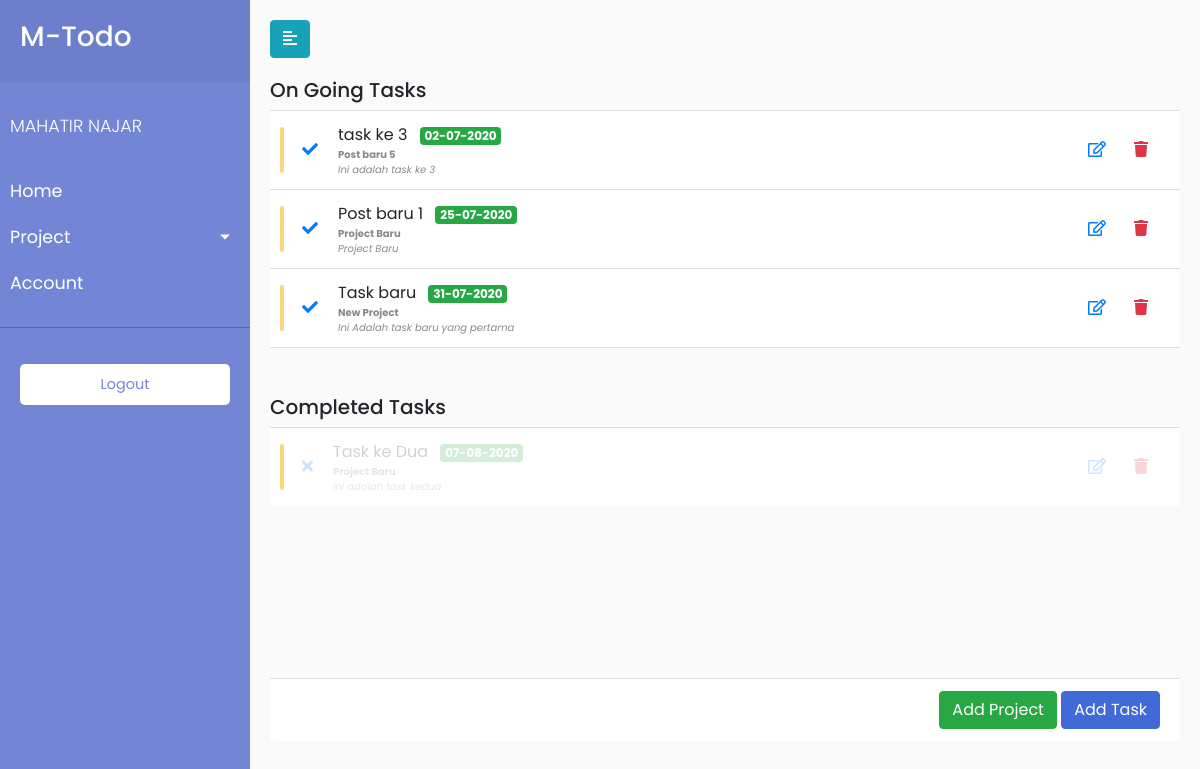
Page / (signed in) on the earlier database version.
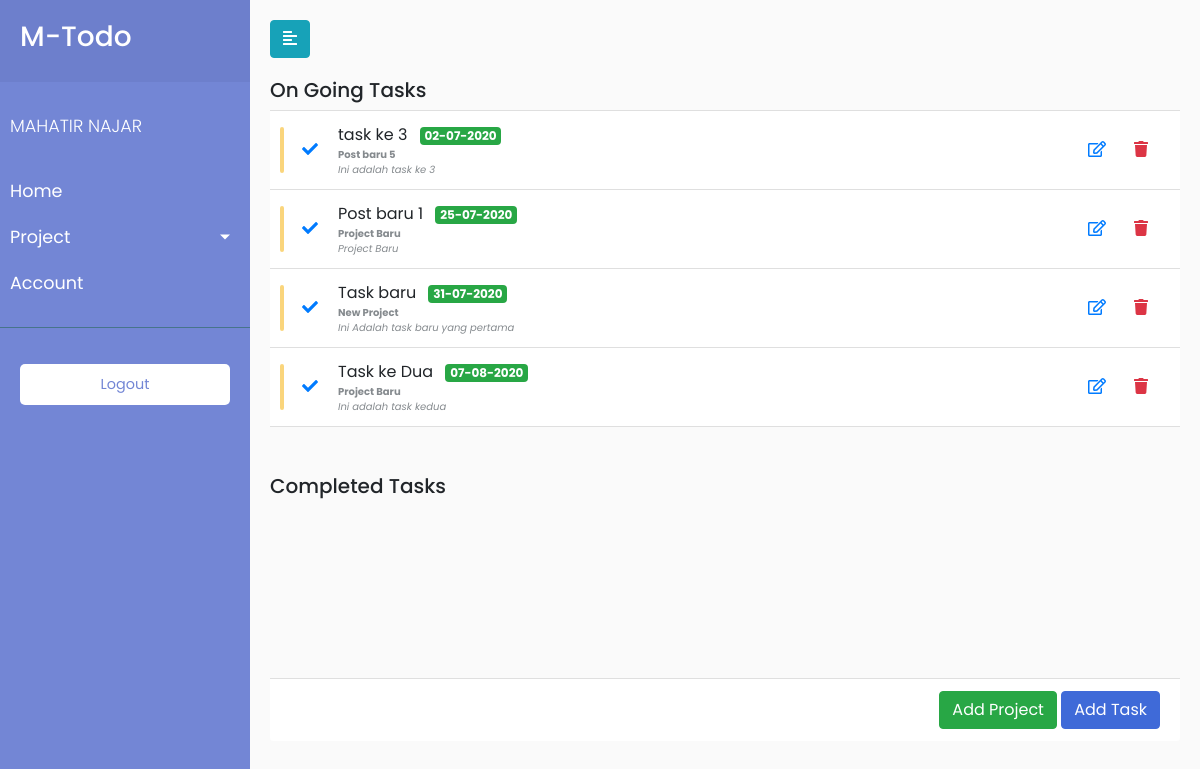
Same page on the later database version.
### todaApp/models.py (models this page shows, shortened)
class Task(db.Model):
    __tablename__ = 'tasks'
    id = db.Column(db.Integer, primary_key=True)
    title = db.Column(db.String(200), nullable=False)
    description = db.Column(db.String(300))
    due_date = db.Column(db.DateTime, nullable=False, default=datetime.utcnow)
    completed = db.Column(db.Boolean, default=False)
    project = db.Column(db.Integer, db.ForeignKey('projects.id'))

class Project(db.Model):
    __tablename__ = 'projects'
    id = db.Column(db.Integer, primary_key=True)
    title = db.Column(db.String(200), nullable=False)
    description = db.Column(db.String(300))
    due_date = db.Column(db.DateTime, nullable=False, default=datetime.utcnow)
    completed = db.Column(db.Boolean, default=False)
    task = db.relationship('Task', backref='task', lazy=True)

### todaApp/routes.py (the view)
@app.route("/")
@login_required
def home():
    tasks= Task.query.filter_by(completed=False).order_by(Task.due_date).all()
    tasks_complete = Task.query.filter_by(completed=True).order_by(Task.due_date).all()
    projects = Project.query.all()
    return render_template('home.html', tasks=tasks, projects=projects, tasks_complete=tasks_complete)

### todaApp/models.py (called while the page is built)
@login_manager.user_loader
def load_user(user_id):
    return User.query.get(int(user_id))

### todaApp/templates/home.html (shortened to what the changed rows need)
{% extends 'layout.html'%}
{% block content %}
<div class="wrapper">
    <div id="content">
        <div class="task-content">
            <div class="scroll-area-sm">
                <perfect-scrollbar class="ps-show-limits">
                    <div style="position: static;" class="ps ps--active-y">
                        <div class="ps-content">
                            <ul class=" list-group list-group-flush">
                                {% for task in tasks %}
                                <li class="list-group-item">
                                    <div class="todo-indicator bg-warning"></div>
                                    <div class="widget-content p-0">
                                        <div class="widget-content-wrapper">
                                            <div class="widget-content-left mr-2">
                                                <button class="border-0 btn-transition btn btn-outline-primary">
                                                    <a href="{{ url_for('complete_task', todo_id=task.id) }}">
                                                        <i class="fa fa-check"></i>
                                                    </a>
                                                </button>
                                            </div>
                                            <div class="widget-content-left">
                                                <div class="widget-heading">{{task.title}} <div
                                                        class="badge badge-success ml-2">
                                                        {{task.due_date.strftime('%d-%m-%Y')}}</div>
                                                </div>
                                                <div class="widget-subheading">
                                                    <a href="{{url_for('update_project', project_id=task.project)}}"><strong>{{ task.task.title}}</strong></a> <br>
                                                    <i>{{task.description}}</i>
                                                </div>
                                            </div>
                                            <div class="widget-content-right">
                                                <button class="border-0 btn-transition btn btn-outline-primary">
                                                    <a href="{{ url_for('update_task', todo_id=task.id) }}"><i
                                                            class="far fa-edit"></i></a>
                                                </button>
                                                <button class="border-0 btn-transition btn btn-outline-danger">
                                                    <a href="{{ url_for('delete_task', todo_id=task.id) }}"><i
                                                            class="fa fa-trash"></i> </a>
                                                </button>
                                            </div>
                                        </div>
                                    </div>
                                </li>
                                {% endfor %}
                            </ul>
                            <br>
                            <br>
                            <ul class=" list-group list-group-flush">
                                {% for ctask in tasks_complete %}
                                <li class="list-group-item">
                                    <div class="todo-indicator bg-warning"></div>
                                    <div class="widget-content p-0">
                                        <div class="widget-content-wrapper" style="opacity: 0.2;">
                                            <div class="widget-content-left mr-2">
                                                <button class="border-0 btn-transition btn btn-outline-primary">
                                                    <a href="{{ url_for('complete_task', todo_id=ctask.id) }}">
                                                        <i class="fa fa-times"></i>
                                                    </a>
                                                </button>
                                            </div>
                                            <div class="widget-content-left">
                                                <div class="widget-heading">{{ctask.title}} <div
                                                        class="badge badge-success ml-2">
                                                        {{ctask.due_date.strftime('%d-%m-%Y')}}</div>
                                                </div>
                                                <div class="widget-subheading">
                                                    <a href="{{url_for('update_project', project_id=ctask.project)}}"><strong>{{ ctask.task.title}}</strong></a> <br>
                                                    <i>{{ctask.description}}</i>
                                                </div>
                                            </div>
                                            <div class="widget-content-right">
                                                <button class="border-0 btn-transition btn btn-outline-primary">
                                                    <a href="{{ url_for('update_task', todo_id=ctask.id) }}">
                                                        <i class="far fa-edit"></i>
                                                    </a>
                                                </button>
                                                <button class="border-0 btn-transition btn btn-outline-danger">
                                                    <a href="{{ url_for('delete_task', todo_id=ctask.id) }}">
                                                        <i class="fa fa-trash"></i>
                                                    </a>
                                                </button>
                                            </div>
                                        </div>
                                    </div>
                                </li>
                                {% endfor %}
                            </ul>
                        </div>
                    </div>
                </perfect-scrollbar>
            </div>
        </div>
    </div>
</div>
{% endblock content%}

Differences in the rows shown:
changed Task "Task ke Dua": moves from the list under "Completed Tasks" to the list under "On Going Tasks"
